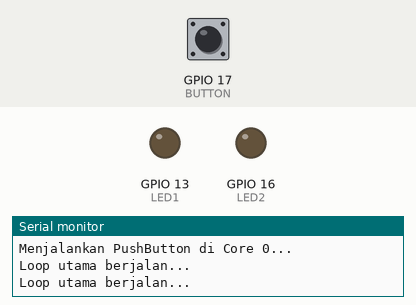
Bench run of a sketch on a simulated ESP32. On the bench: output pins drawn as LEDs (lit = HIGH), the last lines printed to the serial monitor. Dashed ring = blinking. The test bench sets the inputs (shaded band); at power-on: GPIO 17 (BUTTON) HIGH.

Above: at 2.2 s.
2.3 s: GPIO 17 (BUTTON) pulled LOW for 1 s
At 4.0 s:
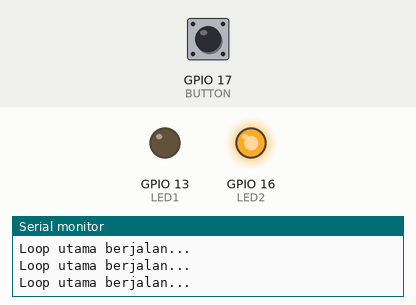
4.8 s: GPIO 17 (BUTTON) pulled LOW for 0.15 s
At 5.3 s:
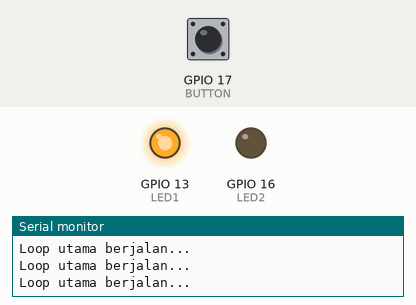
6.4 s: GPIO 17 (BUTTON) pulled LOW for 3.2 s
At 6.55 s:
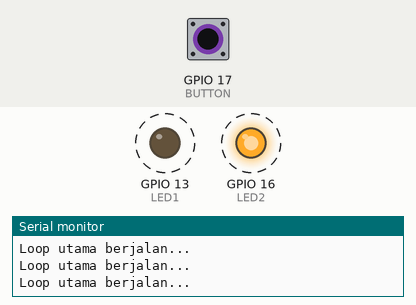
Timing chart, 0 to 11.0 s (numbered marks = the images above; inputs shaded):
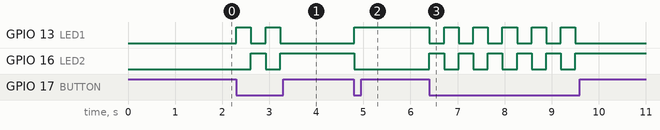

The sketch:

Core0.ino
```cpp
#define LED1 13
#define LED2 16
#define BUTTON 17

bool state = false;
TaskHandle_t TaskButton;

void TaskPushButton(void *pvParameters) {
  pinMode(LED1, OUTPUT);
  pinMode(LED2, OUTPUT);
  pinMode(BUTTON, INPUT_PULLUP);

  while (true) {
    if (digitalRead(BUTTON) == LOW) {
      state = !state;
      digitalWrite(LED1, state);
      digitalWrite(LED2, !state);
      vTaskDelay(300 / portTICK_PERIOD_MS);
    }
    vTaskDelay(10 / portTICK_PERIOD_MS);
  }
}

void setup() {
  Serial.begin(115200);
  delay(1000);
  Serial.println("Menjalankan PushButton di Core 0...");

 xTaskCreatePinnedToCore(TaskPushButton, "TaskButton", 4096, NULL, 1, &TaskButton, 0);
}

void loop() {
  Serial.println("Loop utama berjalan...");
  delay(1000);
}
```

Measured:
- after the input at 2.3 s, GPIO 13 (LED1): alternates HIGH for 0.31 s and LOW for 0.31 s, 4 changes in all, then stays LOW, starting at once; GPIO 16 (LED2): LOW → HIGH after 0.31 s, → LOW 0.31 s later, → HIGH 0.31 s later
- after the input at 4.8 s, GPIO 13 (LED1): LOW → HIGH at once; GPIO 16 (LED2): HIGH → LOW at once
- after the input at 6.4 s, GPIO 13 (LED1): alternates HIGH for 0.31 s and LOW for 0.31 s, 11 changes in all, then stays LOW, starting at once; GPIO 16 (LED2): alternates HIGH for 0.31 s and LOW for 0.31 s, 11 changes in all, then stays HIGH, starting at once
